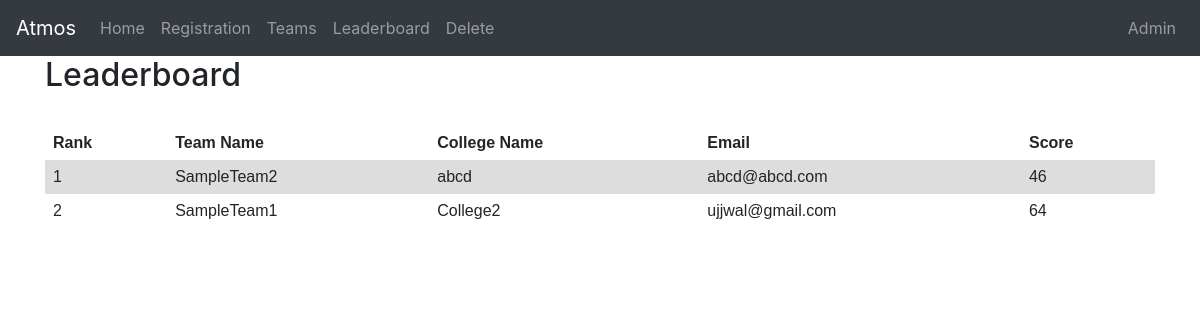
The app's page /leaderboard/, older data.
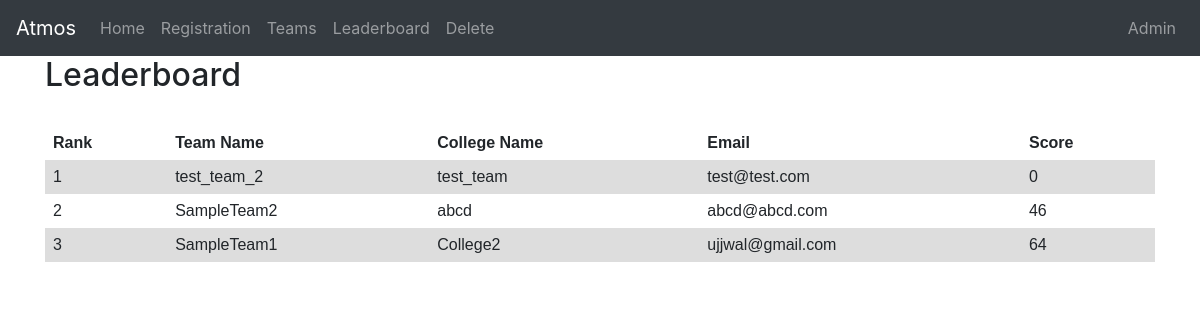
The same page, newer data.
### portal/models.py (models this page shows, shortened)
class Team(models.Model):
    final_score = models.IntegerField(default=0)
    gate_set = models.IntegerField(default=-1)
    score1 = models.IntegerField(default=0)
    score2 = models.IntegerField(default=0)
    score3 = models.IntegerField(default=0)
    round1_done = models.BooleanField(default=False)
    round2_done = models.BooleanField(default=False)
    team_name = models.CharField(max_length=100, unique=True)
    college_name = models.CharField(max_length=100)
    email = models.EmailField()

### portal/views.py (the view)
# urls.py: path('leaderboard/', views.leaderboard, name='leaderboard'),
def leaderboard(request):
    teams = Team.objects.order_by('final_score')
    return render(
        request,
        'leaderboard.html',
        context={'teams': teams}
    )

### portal/templates/leaderboard.html (shortened to what this page needs)
{% extends "base.html" %}
{% block content %}
<div class="container">
<h2>Leaderboard</h2>
<br>
<table>
	<tr>
		<th><b>Rank</b></th>
		<th>Team Name</th>
		<th>College Name</th>
		<th>Email</th>
		<th>Score</th>
	</tr>
{% for team in teams %}
	<tr>
		<td>{{ forloop.counter }}</td>
		<td>{{team.team_name}}</td>
		<td>{{team.college_name}}</td>
		<td>{{team.email}}</td>
		<td>{{team.final_score}}</td>
	</tr>
{% endfor %}
</table>
</div>
{% endblock %}

Row changes from the older to the newer data that the page shows:
added Team: team_name "test_team_2", college_name "test_team", email "test@test.com", final_score "0"
